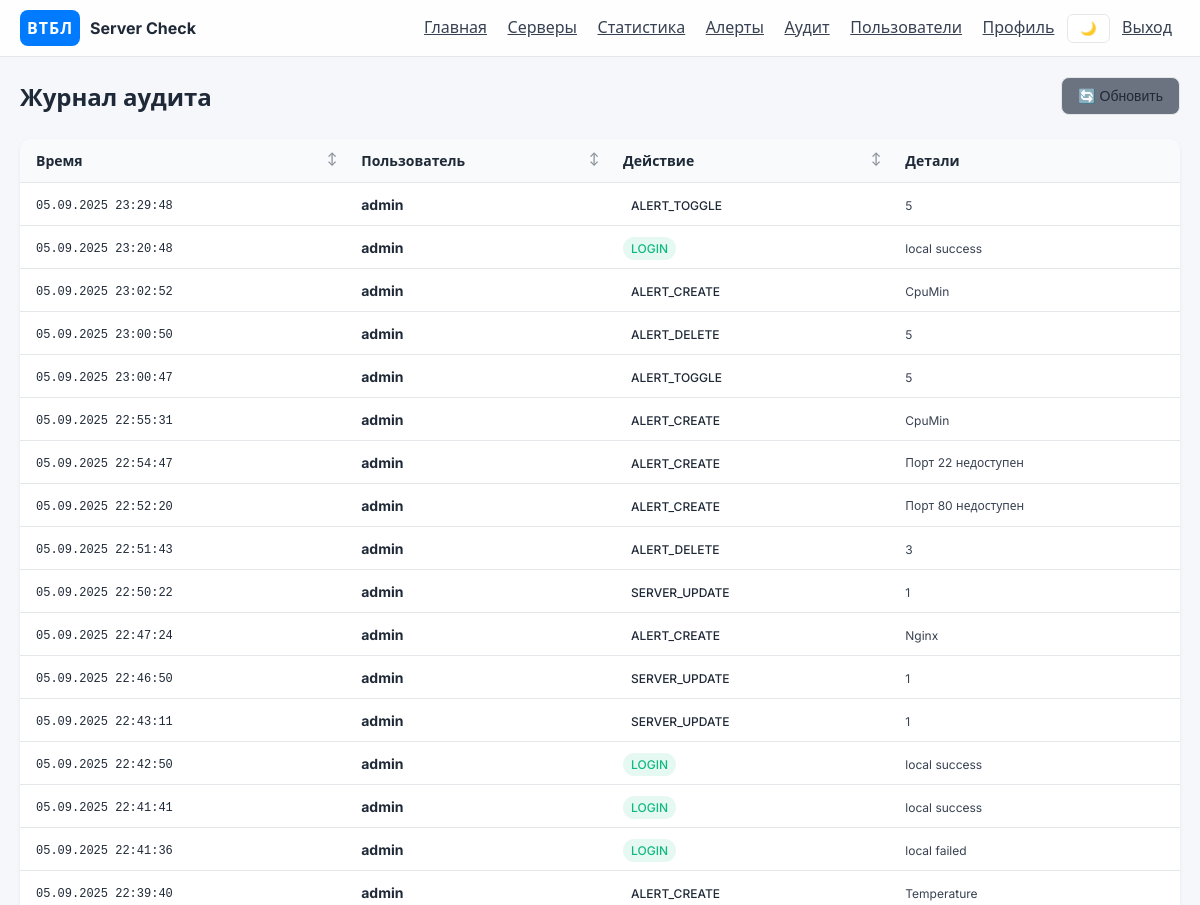
/audit (signed in, upper part), run on an earlier commit of the app's database.
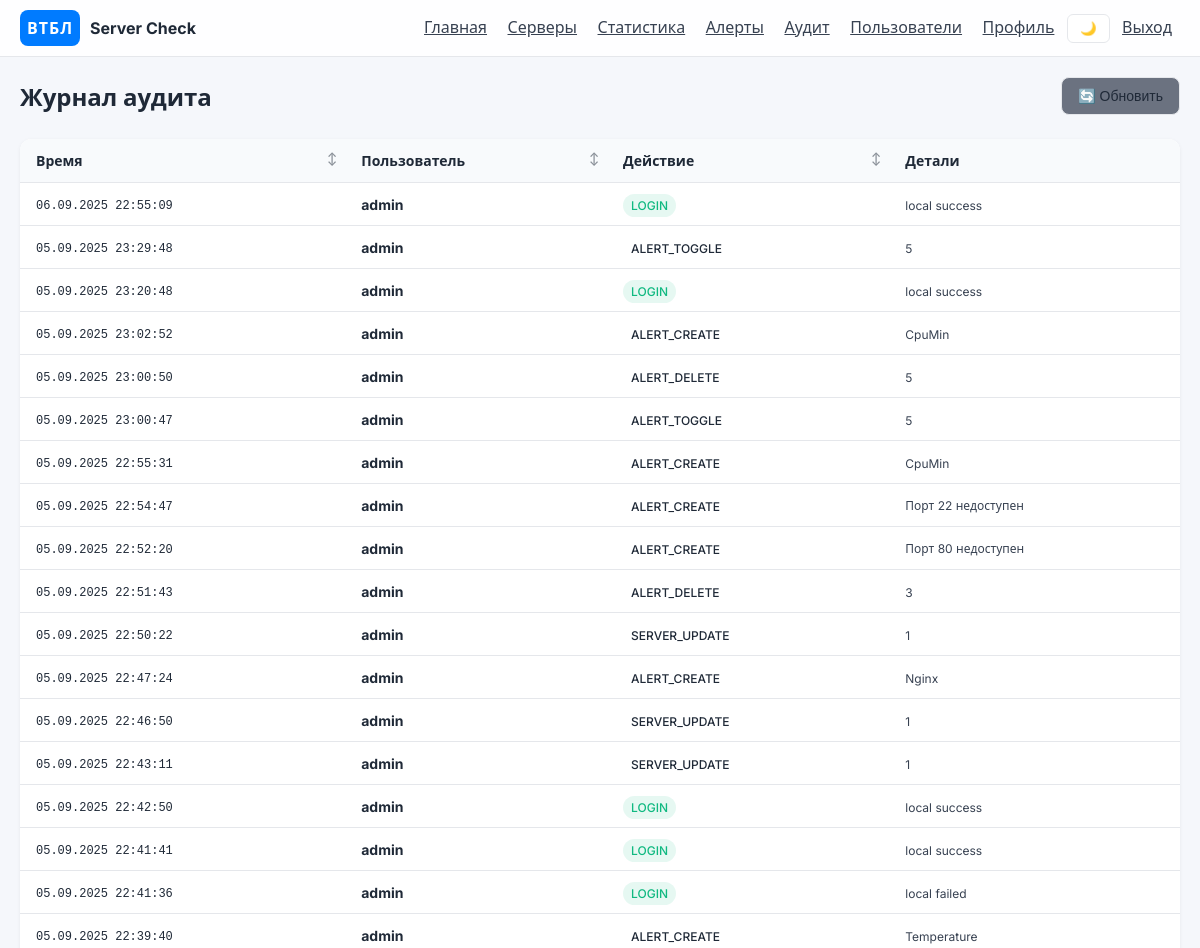
And on a later commit of the database.
### app/models.py (models this page shows)
class AuditLog(Base):
    __tablename__ = "audit_logs"
    id = Column(Integer, primary_key=True)
    timestamp = Column(DateTime, default=datetime.utcnow, index=True)
    username = Column(String(100), nullable=True)
    action = Column(String(100), nullable=False)
    details = Column(String(1000), nullable=True)

### app/routers.py (the view)
@router.get("/audit")
async def audit_page(request: Request, db: AsyncSession = Depends(get_db)):
    if not request.user.is_authenticated:
        return RedirectResponse(url="/login", status_code=HTTP_302_FOUND)
    if request.session.get("role") not in {UserRole.admin.value}:
        raise HTTPException(status_code=403, detail="Admins only")
    logs = (await db.execute(select(AuditLog).order_by(AuditLog.timestamp.desc()).limit(200))).scalars().all()
    return request.app.state.templates.TemplateResponse("audit.html", {"request": request, "logs": logs, "format_moscow_time": format_moscow_time})

### templates/audit.html (shortened to what this page needs)
{% extends "base.html" %}
{% block content %}
  <div class="page-header">
    <h1>Журнал аудита</h1>
    <div class="page-actions">
      <button class="btn btn-secondary" onclick="location.reload()">🔄 Обновить</button>
    </div>
  </div>
  <div class="table-container">
    <table class="servers-table">
      <thead>
        <tr>
          <th class="sortable" data-sort="timestamp">Время</th>
          <th class="sortable" data-sort="username">Пользователь</th>
          <th class="sortable" data-sort="action">Действие</th>
          <th>Детали</th>
        </tr>
      </thead>
      <tbody>
        {% for l in logs %}
        <tr>
          <td>
            <span class="timestamp">{{ format_moscow_time(l.timestamp) }}</span>
          </td>
          <td>
            <strong>{{ l.username or '—' }}</strong>
          </td>
          <td>
            <span class="action-badge action-{{ l.action.lower().replace(' ', '-') }}">
              {{ l.action }}
            </span>
          </td>
          <td>
            <span class="details">{{ l.details or '—' }}</span>
          </td>
        </tr>
        {% endfor %}
      </tbody>
    </table>
  </div>
{% endblock %}

What changed in the data, as far as the page shows it:
added AuditLog: timestamp "06.09.2025 22:55:09", username "admin", action "LOGIN", details "local success"
